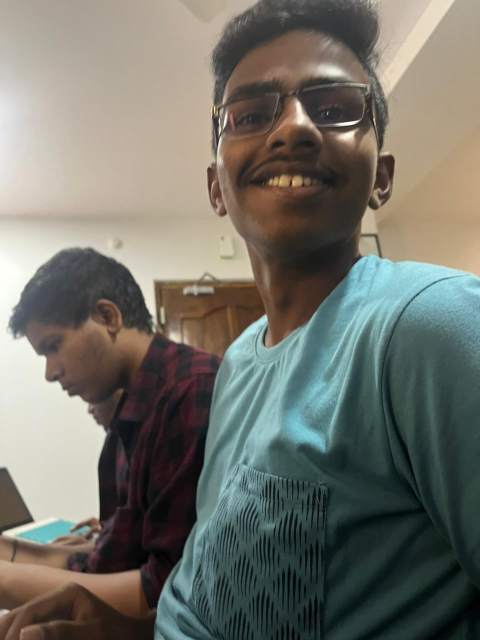
#> input picture Backend training/teja.jpg, 960 x 1280 px (shown at 1/2 size)
$ python cvslicing.py
#> lines starting #> are read from the running program, lines starting #| are printed output that depends on the picture; after the words box and inside, x2 and y2 are one past the last pixel; in counts of white or black regions, pixels touching at a corner belong together
import cv2 as cv
img=cv.imread("teja.jpg")
#> img is the input picture: shape (1280, 960, 3); mean B, G, R 105.8, 114.4, 114.4

img[250:300,50:550]=(0,255,0)
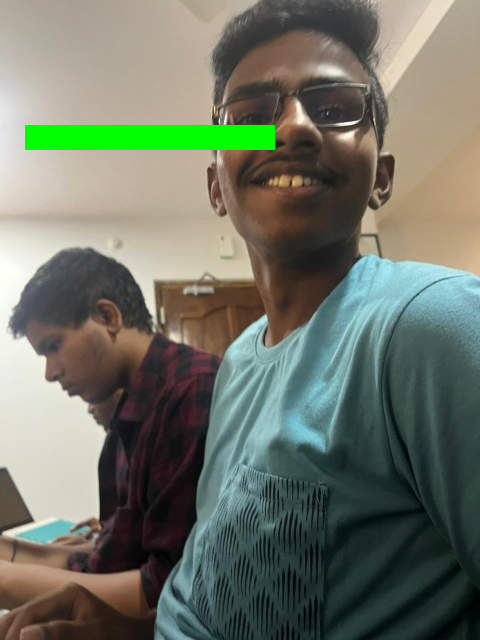
#> img: shape (1280, 960, 3) (shown at 1/2 size); 2.03% of pixels changed, all inside (x1, y1, x2, y2) = (50, 250, 550, 300)
part=img[80:230,270:390]
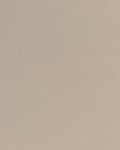
#> part: shape (150, 120, 3); mean B, G, R 154.5, 171.3, 185
img[0:150,0:120]=part
#> img: shape (1280, 960, 3); 1.46% of pixels changed, all inside (x1, y1, x2, y2) = (0, 0, 120, 150)
resize=cv.resize(img,(800,600))
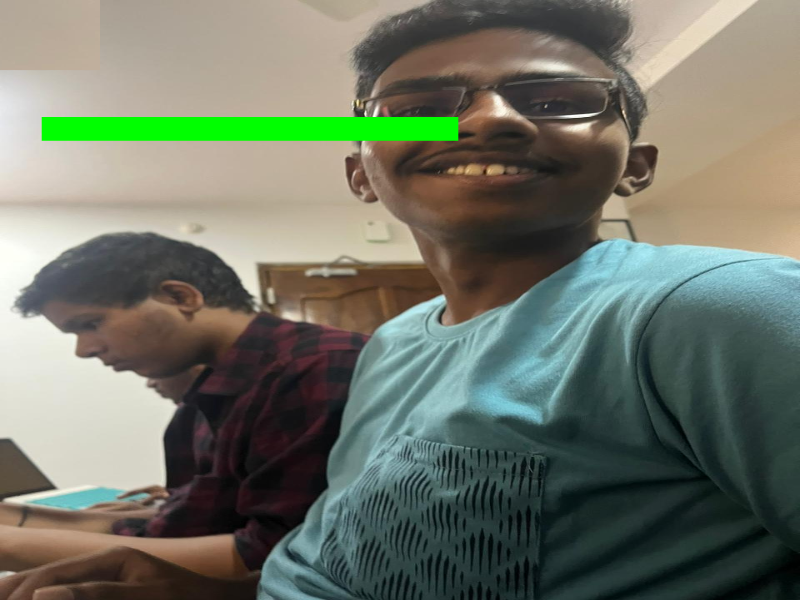
#> resize: shape (600, 800, 3); mean B, G, R 102.6, 116.3, 110.8
cv.imshow("window",resize)
cv.waitKey(0)
cv.destroyAllWindows()
